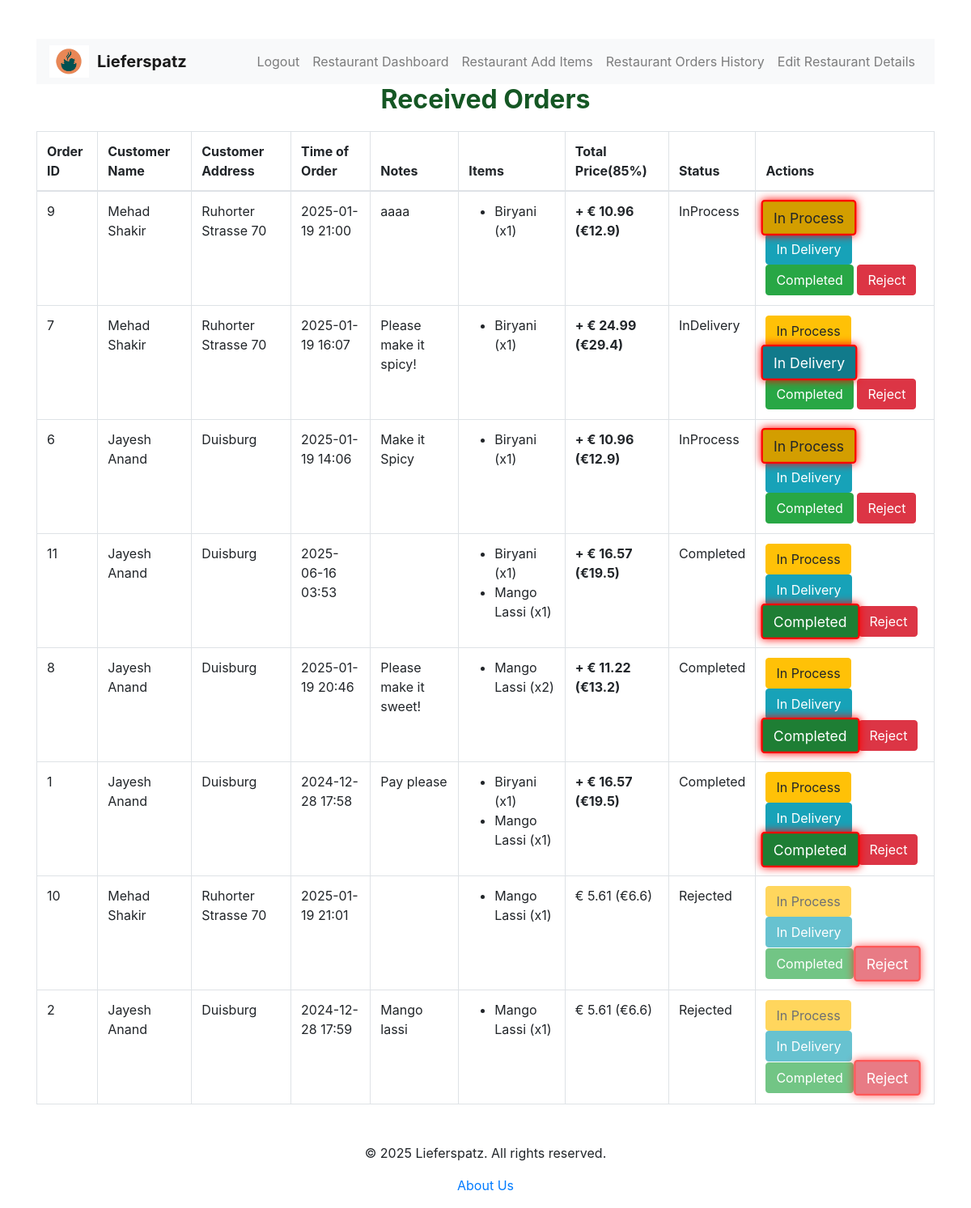
/restaurant/restaurant/received_orders (signed in), run on the app's committed database.
### tables this page shows
CREATE TABLE Orders(
                        OrderID INTEGER PRIMARY KEY AUTOINCREMENT,
                        RestaurantID INTEGER,
                        CustomerID INTEGER,
                        TotalPrice REAL,
                        Notes TEXT,
                        Status TEXT,
                        CreatedAt DATETIME,
                        RestaurantMoney REAL,
                        LieferMoney REAL,
                        FOREIGN KEY (RestaurantID) REFERENCES restaurants(RestaurantID),
                        FOREIGN KEY (CustomerID) REFERENCES customers(CustomerID)       
                );

CREATE TABLE customers (
            CustomerID INTEGER PRIMARY KEY AUTOINCREMENT,
            FirstName TEXT,
            LastName TEXT,
            Address TEXT,
            ZipCode TEXT,
            PhoneNumber TEXT UNIQUE,
            Password TEXT,
            Role TEXT DEFAULT 'customer',
            Balance REAL DEFAULT 100.0,
            CreatedAt DATETIME
        );

CREATE TABLE OrderItems(
                        OrderItemsID INTEGER PRIMARY KEY AUTOINCREMENT,
                        OrderID INTEGER,
                        ItemID INTEGER,
                        Quantity INTEGER,
                        Price REAL,
                        FOREIGN KEY (OrderID) REFERENCES Orders(OrderID),
                        FOREIGN KEY (ItemID) REFERENCES Items(ItemID)
                );

CREATE TABLE Items(
                        ItemID INTEGER PRIMARY KEY AUTOINCREMENT,
                        RestaurantID INTEGER,
                        Name TEXT,
                        Price REAL,
                        Description TEXT,
                        ImageURL TEXT,
                        Category TEXT, -- e.g. 'main dish', 'drink', etc.
                        CreatedAt DATETIME,
                        FOREIGN KEY (RestaurantID) REFERENCES restaurants(RestaurantID)
                );

### routes/restaurant.py (the view)
@restaurant_bp.route('/restaurant/received_orders')
def received_orders():
    if 'restaurant' not in session:
        return redirect(url_for('auth.login'))
    conn = get_db_connection()
    cursor = conn.cursor()
    cursor.execute('''
        SELECT o.OrderID, c.FirstName || ' ' || c.LastName AS CustomerName, c.Address, o.CreatedAt, o.Notes, o.TotalPrice, o.Status
        FROM Orders o
        JOIN customers c ON o.CustomerID = c.CustomerID
        WHERE o.RestaurantID = ? AND o.Status IN (?, ?)
        ORDER BY o.OrderID DESC
    ''', (session['restaurant']['RestaurantID'], 'InProcess', 'InDelivery',))
    currentorders = cursor.fetchall()
    cursor.execute('''
        SELECT o.OrderID, c.FirstName || ' ' || c.LastName AS CustomerName, c.Address, o.CreatedAt, o.Notes, o.TotalPrice, o.Status
        FROM Orders o
        JOIN customers c ON o.CustomerID = c.CustomerID
        WHERE o.RestaurantID = ? AND o.Status = ?
        ORDER BY o.OrderID DESC
    ''', (session['restaurant']['RestaurantID'], 'Completed',))
    completedorders = cursor.fetchall()
    cursor.execute('''
        SELECT o.OrderID, c.FirstName || ' ' || c.LastName AS CustomerName, c.Address, o.CreatedAt, o.Notes, o.TotalPrice, o.Status
        FROM Orders o
        JOIN customers c ON o.CustomerID = c.CustomerID
        WHERE o.RestaurantID = ? AND o.Status = ?
        ORDER BY o.OrderID DESC
    ''', (session['restaurant']['RestaurantID'], 'Rejected',))
    rejectedorders = cursor.fetchall()
    currentorders = [dict(order) for order in currentorders]
    for order in currentorders:
        order['CreatedAt'] = datetime.strptime(order['CreatedAt'], '%Y-%m-%d %H:%M:%S.%f')
    completedorders = [dict(order) for order in completedorders]
    for order in completedorders:
        order['CreatedAt'] = datetime.strptime(order['CreatedAt'], '%Y-%m-%d %H:%M:%S.%f')
    rejectedorders = [dict(order) for order in rejectedorders]
    for order in rejectedorders:
        order['CreatedAt'] = datetime.strptime(order['CreatedAt'], '%Y-%m-%d %H:%M:%S.%f')
    for order in currentorders:
        cursor.execute('''
            SELECT i.Name, oi.Quantity
            FROM OrderItems oi
            JOIN items i ON oi.ItemID = i.ItemID
            WHERE oi.OrderID = ?
        ''', (order['OrderID'],))
        order['Items'] = cursor.fetchall()
    for order2 in completedorders:
        cursor.execute('''
            SELECT i.Name, oi.Quantity
            FROM OrderItems oi
            JOIN items i ON oi.ItemID = i.ItemID
            WHERE oi.OrderID = ?
        ''', (order2['OrderID'],))
        order2['Items'] = cursor.fetchall()
    for order3 in rejectedorders:
        cursor.execute('''
            SELECT i.Name, oi.Quantity
            FROM OrderItems oi
            JOIN items i ON oi.ItemID = i.ItemID
            WHERE oi.OrderID = ?
        ''', (order3['OrderID'],))
        order3['Items'] = cursor.fetchall()
    conn.close()
    restaurant_data = session['restaurant']
    return render_template('received_orders.html', completedorders=completedorders, currentorders=currentorders, rejectedorders=rejectedorders, user=restaurant_data)

### app.py (called while the page is built)
@app.after_request
def add_cache_control(response):
    response.headers['Cache-Control'] = 'no-store, no-cache, must-revalidate, proxy-revalidate'
    response.headers['Pragma'] = 'no-cache'
    response.headers['Expires'] = '0'
    return response

### db.py (called while the page is built)
def get_db_connection():
    conn = sqlite3.connect(Config.DATABASE)
    conn.row_factory = sqlite3.Row
    return conn

### templates/received_orders.html (shortened to what this page needs)
{% extends 'base.html' %}
{% block head %}
    <link href="https://stackpath.bootstrapcdn.com/bootstrap/4.5.2/css/bootstrap.min.css" rel="stylesheet">
{% endblock %}
{% block content %}
    <h1 class="text-center">Received Orders</h1>
    <table class="table table-bordered animate__animated animate__fadeIn">
        <thead>
            <tr>
                <th>Order ID</th>
                <th>Customer Name</th>
                <th>Customer Address</th>
                <th>Time of Order</th>
                <th>Notes</th>
                <th>Items</th>
                <th>Total Price(85%)</th>
                <th>Status</th>
                <th>Actions</th>
            </tr>
        </thead>
        <tbody>
            {% for order in currentorders %}
            <tr class="{% if order['Status'] == 'Rejected' %}rejected-row{% endif %}">
                <td>{{ order['OrderID'] }}</td>
                <td>{{ order['CustomerName'] }}</td>
                <td>{{ order['Address'] }}</td>
                <td>{{ order['CreatedAt'].strftime('%Y-%m-%d %H:%M') }}</td>
                <td>{{ order['Notes'] }}</td>
                <td>
                    <ul>
                        {% for item in order['Items'] %}
                        <li>{{ item['Name'] }} (x{{ item['Quantity'] }})</li>
                        {% endfor %}
                    </ul>
                </td>
                <td class="{% if order['Status'] == 'Rejected' %}total-price-rejected{% else %}total-price{% endif %}">
                    {% if order['Status'] == 'Rejected' %}
                        € {{ (0.85 * order['TotalPrice']) | round(2) }} (€{{ order['TotalPrice'] | round(2) }})
                    {% else %}
                        + € {{ (0.85 * order['TotalPrice']) | round(2) }} (€{{ order['TotalPrice'] | round(2) }})
                    {% endif %}
                </td>
                <td>{{ order['Status'] }}</td>
                <td>
                    <form method="POST" action="{{ url_for('restaurant.update_order_status', order_id=order['OrderID']) }}">
                        <button type="submit" name="status" value="InProcess" class="btn btn-warning {% if order['Status'] == 'InProcess' %}active{% endif %}" {% if order['Status'] == 'Rejected' %}disabled{% endif %}>In Process</button>
                        <button type="submit" name="status" value="InDelivery" class="btn btn-info {% if order['Status'] == 'InDelivery' %}active{% endif %}" {% if order['Status'] == 'Rejected' %}disabled{% endif %}>In Delivery</button>
                        <button type="submit" name="status" value="Completed" class="btn btn-success {% if order['Status'] == 'Completed' %}active{% endif %}" {% if order['Status'] == 'Rejected' %}disabled{% endif %}>Completed</button>
                        <button type="submit" name="status" value="Rejected" class="btn btn-danger {% if order['Status'] == 'Rejected' %}active{% endif %}" {% if order['Status'] == 'Rejected' %}disabled{% endif %}>Reject</button>
                    </form>
                </td>
            </tr>
            {% endfor %}
            {% for order in completedorders %}
            <tr class="{% if order['Status'] == 'Rejected' %}rejected-row{% elif order['Status'] == 'Completed' %}completed-row{% endif %}">
                <td>{{ order['OrderID'] }}</td>
                <td>{{ order['CustomerName'] }}</td>
                <td>{{ order['Address'] }}</td>
                <td>{{ order['CreatedAt'].strftime('%Y-%m-%d %H:%M') }}</td>
                <td>{{ order['Notes'] }}</td>
                <td>
                    <ul>
                        {% for item in order['Items'] %}
                        <li>{{ item['Name'] }} (x{{ item['Quantity'] }})</li>
                        {% endfor %}
                    </ul>
                </td>
                <td class="{% if order['Status'] == 'Rejected' %}total-price-rejected{% else %}total-price{% endif %}">
                    {% if order['Status'] == 'Rejected' %}
                        € {{ (0.85 * order['TotalPrice']) | round(2) }} (€{{ order['TotalPrice'] | round(2) }})
                    {% else %}
                        + € {{ (0.85 * order['TotalPrice']) | round(2) }} (€{{ order['TotalPrice'] | round(2) }})
                    {% endif %}
                </td>
                <td>{{ order['Status'] }}</td>
                <td>
                    <form method="POST" action="{{ url_for('restaurant.update_order_status', order_id=order['OrderID']) }}">
                        <button type="submit" name="status" value="InProcess" class="btn btn-warning {% if order['Status'] == 'InProcess' %}active{% endif %}" {% if order['Status'] == 'Rejected' %}disabled{% endif %}>In Process</button>
                        <button type="submit" name="status" value="InDelivery" class="btn btn-info {% if order['Status'] == 'InDelivery' %}active{% endif %}" {% if order['Status'] == 'Rejected' %}disabled{% endif %}>In Delivery</button>
                        <button type="submit" name="status" value="Completed" class="btn btn-success {% if order['Status'] == 'Completed' %}active{% endif %}" {% if order['Status'] == 'Rejected' %}disabled{% endif %}>Completed</button>
                        <button type="submit" name="status" value="Rejected" class="btn btn-danger {% if order['Status'] == 'Rejected' %}active{% endif %}" {% if order['Status'] == 'Rejected' %}disabled{% endif %}>Reject</button>
                    </form>
                </td>
            </tr>
            {% endfor %}
            {% for order in rejectedorders %}
            <tr class="{% if order['Status'] == 'Rejected' %}rejected-row{% endif %}">
                <td>{{ order['OrderID'] }}</td>
                <td>{{ order['CustomerName'] }}</td>
                <td>{{ order['Address'] }}</td>
                <td>{{ order['CreatedAt'].strftime('%Y-%m-%d %H:%M') }}</td>
                <td>{{ order['Notes'] }}</td>
                <td>
                    <ul>
                        {% for item in order['Items'] %}
                        <li>{{ item['Name'] }} (x{{ item['Quantity'] }})</li>
                        {% endfor %}
                    </ul>
                </td>
                <td class="{% if order['Status'] == 'Rejected' %}total-price-rejected{% else %}total-price{% endif %}">
                    {% if order['Status'] == 'Rejected' %}
                        € {{ (0.85 * order['TotalPrice']) | round(2) }} (€{{ order['TotalPrice'] | round(2) }})
                    {% else %}
                        + € {{ (0.85 * order['TotalPrice']) | round(2) }} (€{{ order['TotalPrice'] | round(2) }})
                    {% endif %}
                </td>
                <td>{{ order['Status'] }}</td>
                <td>
                    <form method="POST" action="{{ url_for('restaurant.update_order_status', order_id=order['OrderID']) }}">
                        <button type="submit" name="status" value="InProcess" class="btn btn-warning {% if order['Status'] == 'InProcess' %}active{% endif %}" {% if order['Status'] == 'Rejected' %}disabled{% endif %}>In Process</button>
                        <button type="submit" name="status" value="InDelivery" class="btn btn-info {% if order['Status'] == 'InDelivery' %}active{% endif %}" {% if order['Status'] == 'Rejected' %}disabled{% endif %}>In Delivery</button>
                        <button type="submit" name="status" value="Completed" class="btn btn-success {% if order['Status'] == 'Completed' %}active{% endif %}" {% if order['Status'] == 'Rejected' %}disabled{% endif %}>Completed</button>
                        <button type="submit" name="status" value="Rejected" class="btn btn-danger {% if order['Status'] == 'Rejected' %}active{% endif %}" {% if order['Status'] == 'Rejected' %}disabled{% endif %}>Reject</button>
                    </form>
                </td>
            </tr>
            {% endfor %}
        </tbody>
    </table>
{% endblock %}

### templates/received_orders.html (style rules this page uses)
.btn.active { border: 2px solid red !important; box-shadow: 0 0 10px red !important; transform: scale(1.1); }
h1 { font-size: 2rem; font-weight: bold; color: #155724; margin-bottom: 20px; }
.rejected-row { background-color: #f0f0f0; color: #a0a0a0; }
.completed-row { background-color: #d4edda; color: #155724; }
.total-price { color: green; font-weight: bold; }
.total-price-rejected { color: #a0a0a0; font-weight: normal; }

### data on the page
Orders: OrderID "9", CustomerName "Mehad Shakir", Address "Ruhorter Strasse 70", CreatedAt "2025-01-19 21:00", Notes "aaaa", (0.85*order['TotalPrice'])|round(2) "10.96", TotalPrice "12.9", Status "InProcess"
OrderItems: Name "Biryani", Quantity "1"
Orders: OrderID "7", CustomerName "Mehad Shakir", Address "Ruhorter Strasse 70", CreatedAt "2025-01-19 16:07", Notes "Please make it spicy!", (0.85*order['TotalPrice'])|round(2) "24.99", TotalPrice "29.4", Status "InDelivery"
OrderItems: Name "Biryani", Quantity "1"
Orders: OrderID "6", CustomerName "Jayesh Anand", Address "Duisburg", CreatedAt "2025-01-19 14:06", Notes "Make it Spicy", (0.85*order['TotalPrice'])|round(2) "10.96", TotalPrice "12.9", Status "InProcess"
OrderItems: Name "Biryani", Quantity "1"
Orders: OrderID "11", CustomerName "Jayesh Anand", Address "Duisburg", CreatedAt "2025-06-16 03:53", (0.85*order['TotalPrice'])|round(2) "16.57", TotalPrice "19.5", Status "Completed"
OrderItems: Name "Biryani", Quantity "1"
OrderItems: Name "Mango Lassi", Quantity "1"
Orders: OrderID "8", CustomerName "Jayesh Anand", Address "Duisburg", CreatedAt "2025-01-19 20:46", Notes "Please make it sweet!", (0.85*order['TotalPrice'])|round(2) "11.22", TotalPrice "13.2", Status "Completed"
OrderItems: Name "Mango Lassi", Quantity "2"
Orders: OrderID "1", CustomerName "Jayesh Anand", Address "Duisburg", CreatedAt "2024-12-28 17:58", Notes "Pay please", (0.85*order['TotalPrice'])|round(2) "16.57", TotalPrice "19.5", Status "Completed"
OrderItems: Name "Biryani", Quantity "1"
OrderItems: Name "Mango Lassi", Quantity "1"
Orders: OrderID "10", CustomerName "Mehad Shakir", Address "Ruhorter Strasse 70", CreatedAt "2025-01-19 21:01", (0.85*order['TotalPrice'])|round(2) "5.61", TotalPrice "6.6", Status "Rejected"
OrderItems: Name "Mango Lassi", Quantity "1"
Orders: OrderID "2", CustomerName "Jayesh Anand", Address "Duisburg", CreatedAt "2024-12-28 17:59", Notes "Mango lassi", (0.85*order['TotalPrice'])|round(2) "5.61", TotalPrice "6.6", Status "Rejected"
OrderItems: Name "Mango Lassi", Quantity "1"
